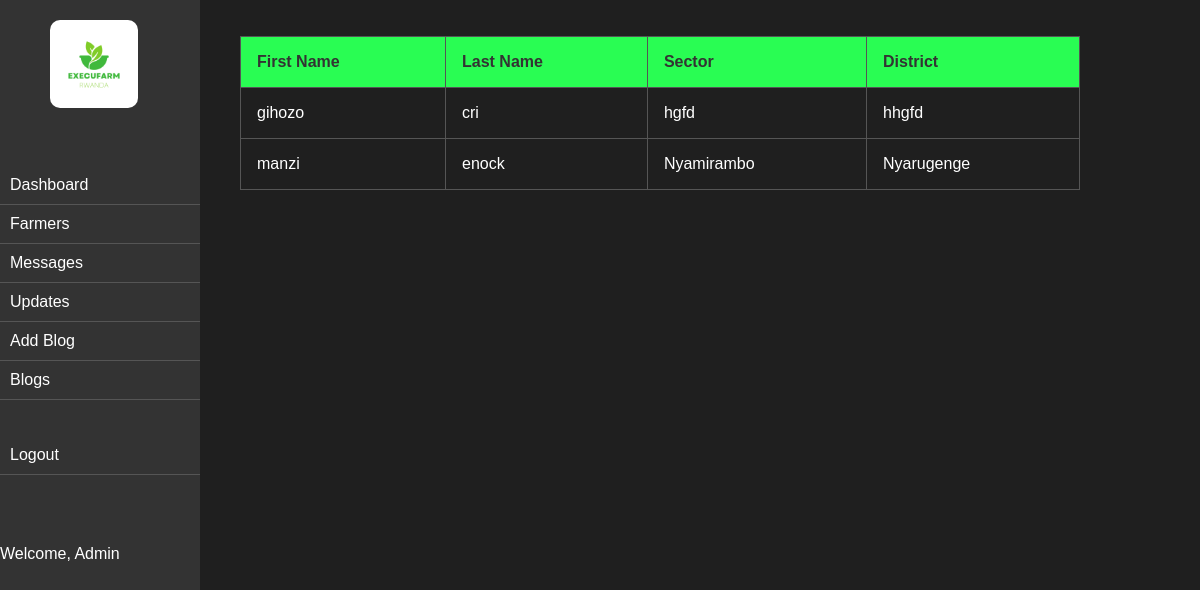
The app's page /farmers.php with its own data.
### tables this page shows
CREATE TABLE `farmers` (
  `id` int(11) NOT NULL,
  `FirstName` varchar(39) DEFAULT NULL,
  `LastName` varchar(39) DEFAULT NULL,
  `Username` varchar(40) NOT NULL,
  `email` varchar(60) NOT NULL,
  `Pin` varchar(255) DEFAULT NULL,
  `district` varchar(50) NOT NULL,
  `sector` varchar(40) NOT NULL,
  `role` varchar(255) DEFAULT 'farmer'
);

### farmers.php (the view, shortened to what this page needs)
<?php
include 'connector.php';
$sqlFarmers = "SELECT FirstName, LastName, sector, district FROM farmers";
$resultFarmers = $conn->query($sqlFarmers);
?>
<!DOCTYPE html>
<html lang="en">
<head>
    <link rel="stylesheet" href="./dashboard.css"/>
</head>
<body>
    <div id="sidebar">
        <img src="execufarm.png" style="height: 11vh; margin-left: 25%; border-radius: 10px;"/><br><br><br><br>
        <a href="./dashboard.php"class="nav-link" >Dashboard</a>
        <a href="#farmers" class="nav-link">Farmers</a>
        <a href="./messages.php" class="nav-link">Messages</a>
        <a href="#farmers" class="nav-link">Updates</a>
        <a href="./blog.php" class="nav-link">Add Blog</a>
        <a href="./blogs.php" class="nav-link">Blogs</a><br><br>
        <a href="Homepage.php" class="nav-link">Logout</a>
        <br><br><br>
        <div style=" ">
            <p style="margin-bottom: 0;">Welcome, Admin</p>
        </div>
    </div>
        <table class="farmer-table" style="width: 70%;margin-left: 20%; margin-top: 3%">
            <thead>
                <tr>
                    <th>First Name</th>
                    <th>Last Name</th>
                    <th>Sector</th>
                    <th>District</th>
                </tr>
            </thead>
            <tbody>
                <?php
                if ($resultFarmers->num_rows > 0) {
                    while ($rowFarmers = $resultFarmers->fetch_assoc()) {
                        echo "<tr>
                                <td>" . $rowFarmers["FirstName"] . "</td>
                                <td>" . $rowFarmers["LastName"] . "</td>
                                <td>" . $rowFarmers["sector"] . "</td>
                                <td>" . $rowFarmers["district"] . "</td>
                              </tr>";
                    }
                } else {
                    echo "No farmer data available";
                }
                ?>
            </tbody>
        </table>
</body>
</html>

### dashboard.css (style rules this page uses)
.farmer-table { width: 100%; border-collapse: collapse; border-radius: 10px; }
.farmer-table th, .farmer-table td { padding: 1rem; border: 1px solid #555; text-align: left; color: #fff; }
.farmer-table th { background-color: #29fd53 ; color: #333; }

### farmers.php (style rules this page uses)
body { margin: 0; font-family: Arial, sans-serif; display: flex; background-color: #1f1f1f; }
#sidebar { width: 200px; height: 100vh; background-color: #333; color: #fff; padding-top: 20px; position: fixed; }
.nav-link { display: block; padding: 10px; color: #fff; text-decoration: none; border-bottom: 1px solid #555; }

### records on screen
farmers: FirstName "gihozo", LastName "cri", sector "hgfd", district "hhgfd"
farmers: FirstName "manzi", LastName "enock", sector "Nyamirambo", district "Nyarugenge"
